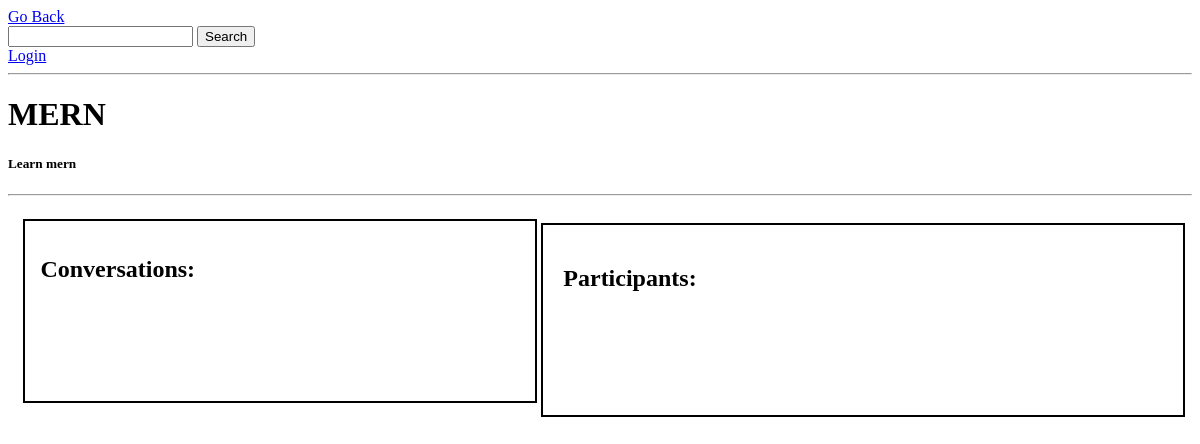
/room/14/, run on an earlier commit of the app's database.
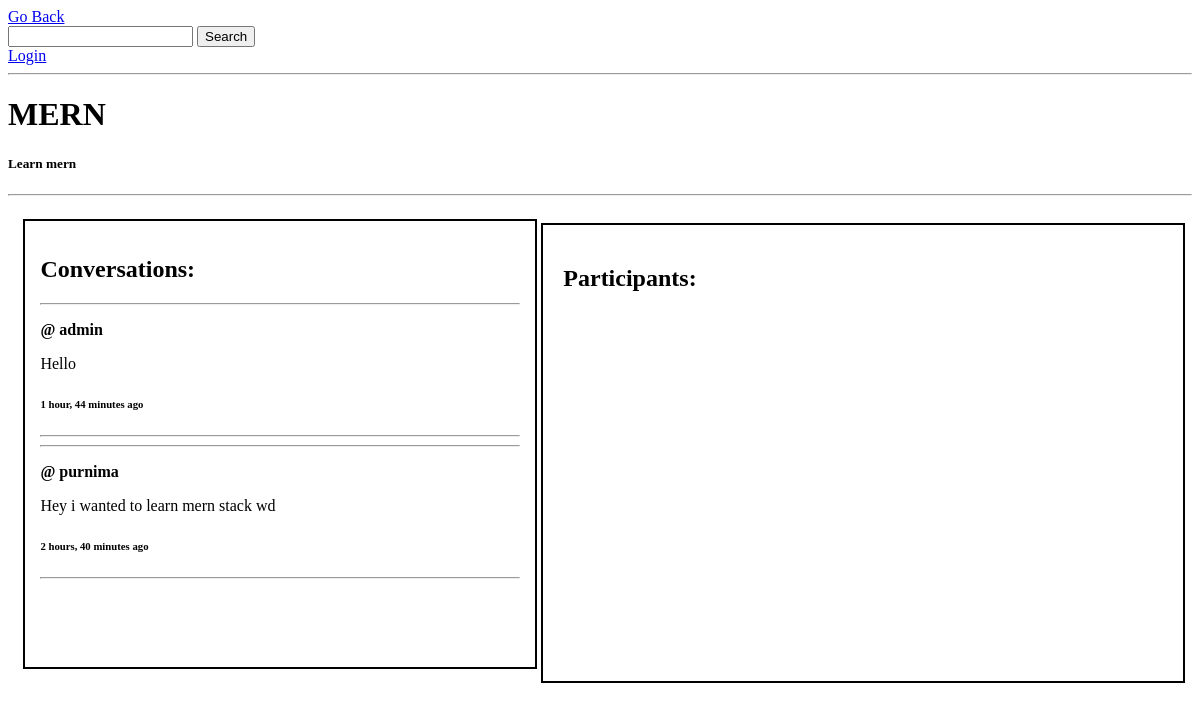
And on a later commit of the database.
### home/models.py (models this page shows, shortened)
class Room(models.Model):
    host=models.ForeignKey(User,on_delete=models.SET_NULL,null=True)
    topic=models.ForeignKey(Topic, on_delete=models.SET_NULL,null=True)
    name=models.CharField(max_length=50)
    desc=models.TextField(null=True,blank=True)
    updated=models.DateTimeField(auto_now=True)
    created=models.DateTimeField(auto_now_add=True)
    class Meta:
        ordering=['-updated','-created']

class Message(models.Model):
    user=models.ForeignKey(User,on_delete=models.CASCADE)
    room=models.ForeignKey(Room, on_delete=models.CASCADE)
    body=models.TextField()
    updated=models.DateTimeField(auto_now=True)
    created=models.DateTimeField(auto_now_add=True)

### home/views.py (the view)
# urls.py: path('room/<str:pk>/', views.room,name="room"),
def room(request,pk):
    room=Room.objects.get(id=pk)
    if request.method=="POST":
        message=request.POST.get('message')
        Message.objects.create(user=request.user,room=room,body=message)
        return redirect('room',pk=room.id)
    messages=room.message_set.all().order_by('-created')
    context={'room':room,'messages':messages}
    return render(request,'home/room.html',context)

### home/templates/home/room.html (shortened to what this page needs)
{% extends 'main.html' %}
{% block content %}
<p><h1>{{room.name}}</h1></p>
<p><h5>{{room.desc}}</h5></p>
<hr>
<div class="room_container">
    <div class="room_messages">
        <h2> Conversations:</h2>
        {% for message in messages  %}
        <div>
            <hr>
            <p><strong> @ {{message.user}} </strong></p>
            <p> {{message.body}} </p>
            <p> <h6> {{message.created|timesince}} ago </h6></p>
            <hr>
        </div>
        {% endfor %}
    </div>
    <div class="room_participants">
            <h2> Participants: </h2>
    </div>
</div>
{% endblock content %}

### templates/main.html (shortened to what this page needs)
<!DOCTYPE html>
<html lang="en">
  <head>
  </head>
  <body>
  <div>
    {% include 'navbar.html' %}
	{% block content %}{% endblock content %}
  </body>
</html>

### templates/navbar.html (shortened to what this page needs)
<div class="nav">
    <div>
    <a href="/" class="back"> Go Back </a>
    </div>
    <div>
    <form class="search" method='GET' action="/">
        <input type="text" class="clickSearch" name="q"/>
        <input class="clickSearch" type="submit" value="Search"/>
    </form>
    </div>
    {% if request.user.is_authenticated %}
    <a href={%url 'logout'%} > Log OUT</a>
    {% else %}
    <a href={%url 'login_regis'%} > Login</a>
    {% endif %}
    <hr>

### home/templates/home/room.html (style rules this page uses)
.room_container { display:grid; grid-template-columns: 1fr 1fr; width:92vw; }
.room_participants { border:2px solid black; height:100%; width:50vw; margin:3%; padding:20px; }
.room_messages { border:2px solid black; height:100%; width:40vw; margin:3%; padding:15px; }

What changed in the data, as far as the page shows it:
added Message: user "admin", body "Hello", created "1 hour, 44 minutes"
added Message: user "purnima", body "Hey i wanted to learn mern stack wd", created "2 hours, 40 minutes"
